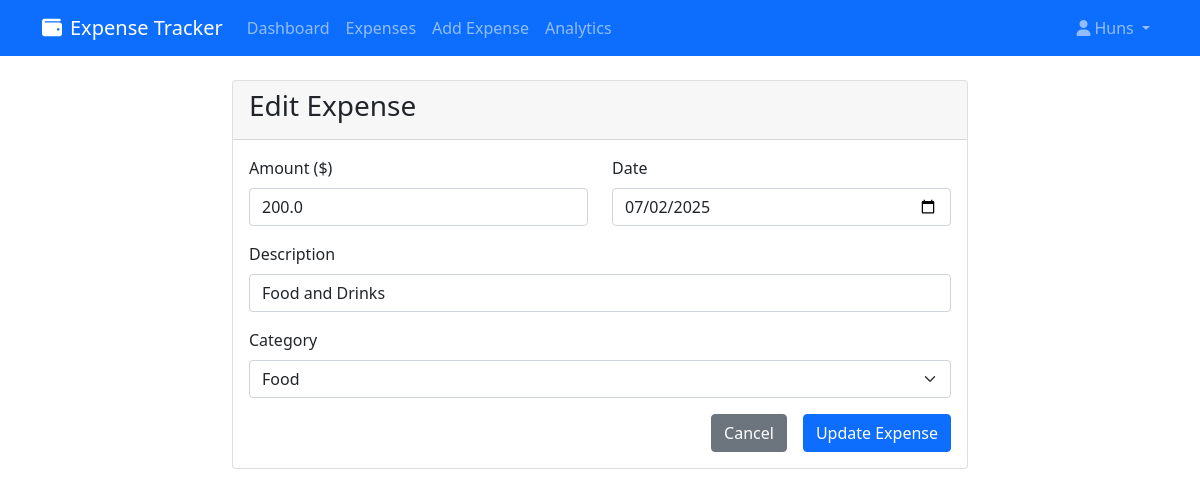
/edit_expense/1 (signed in), run on the app's committed database.
### app.py (models this page shows)
class User(UserMixin, db.Model):
    id = db.Column(db.Integer, primary_key=True)
    username = db.Column(db.String(80), unique=True, nullable=False)
    email = db.Column(db.String(120), unique=True, nullable=False)
    password_hash = db.Column(db.String(120), nullable=False)
    expenses = db.relationship('Expense', backref='user', lazy=True, cascade='all, delete-orphan')

class Expense(db.Model):
    id = db.Column(db.Integer, primary_key=True)
    amount = db.Column(db.Float, nullable=False)
    description = db.Column(db.String(200), nullable=False)
    category = db.Column(db.String(50), nullable=False)
    date = db.Column(db.Date, nullable=False, default=datetime.now().date)
    user_id = db.Column(db.Integer, db.ForeignKey('user.id'), nullable=False)

### app.py (the view, shortened to what this page needs)
@app.route('/edit_expense/<int:id>', methods=['GET', 'POST'])
@login_required
def edit_expense(id):
    expense = Expense.query.filter_by(id=id, user_id=current_user.id).first_or_404()
    return render_template('edit_expense.html', expense=expense)

### app.py (called while the page is built)
@login_manager.user_loader
def load_user(user_id):
    return User.query.get(int(user_id))

### templates/edit_expense.html (shortened to what this page needs)
{% extends "base.html" %}
{% block content %}
<div class="row justify-content-center">
    <div class="col-md-8">
        <div class="card">
            <div class="card-header">
                <h3>Edit Expense</h3>
            </div>
            <div class="card-body">
                <form method="POST">
                    <div class="row">
                        <div class="col-md-6">
                            <div class="mb-3">
                                <label for="amount" class="form-label">Amount ($)</label>
                                <input type="number" step="0.01" class="form-control" id="amount" name="amount"
                                       value="{{ expense.amount }}" required>
                            </div>
                        </div>
                        <div class="col-md-6">
                            <div class="mb-3">
                                <label for="date" class="form-label">Date</label>
                                <input type="date" class="form-control" id="date" name="date"
                                       value="{{ expense.date.strftime('%Y-%m-%d') }}" required>
                            </div>
                        </div>
                    </div>
                    <div class="mb-3">
                        <label for="description" class="form-label">Description</label>
                        <input type="text" class="form-control" id="description" name="description"
                               value="{{ expense.description }}" required>
                    </div>
                    <div class="mb-3">
                        <label for="category" class="form-label">Category</label>
                        <select class="form-select" id="category" name="category" required>
                            <option value="Food" {{ 'selected' if expense.category == 'Food' }}>Food</option>
                        </select>
                    </div>
                    <div class="d-grid gap-2 d-md-flex justify-content-md-end">
                        <a href="{{ url_for('expenses') }}" class="btn btn-secondary me-md-2">Cancel</a>
                        <button type="submit" class="btn btn-primary">Update Expense</button>
                    </div>
                </form>
            </div>
        </div>
    </div>
</div>
{% endblock %}

### templates/base.html (shortened to what this page needs)
<!DOCTYPE html>
<html lang="en">
<head>
    <link href="https://cdn.jsdelivr.net/npm/bootstrap@5.1.3/dist/css/bootstrap.min.css" rel="stylesheet">
    <link href="https://cdnjs.cloudflare.com/ajax/libs/font-awesome/6.0.0/css/all.min.css" rel="stylesheet">
</head>
<body>
    <nav class="navbar navbar-expand-lg navbar-dark bg-primary">
        <div class="container">
            <a class="navbar-brand" href="{{ url_for('index') }}">
                <i class="fas fa-wallet me-2"></i>Expense Tracker
            </a>
            {% if current_user.is_authenticated %}
            <div class="collapse navbar-collapse" id="navbarNav">
                <ul class="navbar-nav me-auto">
                    <li class="nav-item">
                        <a class="nav-link" href="{{ url_for('dashboard') }}">Dashboard</a>
                    </li>
                    <li class="nav-item">
                        <a class="nav-link" href="{{ url_for('expenses') }}">Expenses</a>
                    </li>
                    <li class="nav-item">
                        <a class="nav-link" href="{{ url_for('add_expense') }}">Add Expense</a>
                    </li>
                    <li class="nav-item">
                        <a class="nav-link" href="{{ url_for('analytics') }}">Analytics</a>
                    </li>
                </ul>
                <ul class="navbar-nav">
                    <li class="nav-item dropdown">
                        <a class="nav-link dropdown-toggle" href="#" id="navbarDropdown" role="button" data-bs-toggle="dropdown">
                            <i class="fas fa-user me-1"></i>{{ current_user.username }}
                        </a>
                    </li>
                </ul>
            </div>
            {% endif %}
        </div>
    </nav>
    <main class="container mt-4">
        {% block content %}{% endblock %}
    </main>
</body>
</html>

### data on the page
User: username "Huns"
Expense: amount "200.0", date "07/02/2025", description "Food and Drinks"
